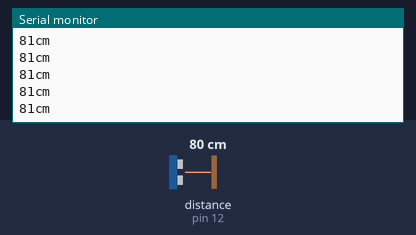
The sketch below on a simulated Arduino Uno, built with avr-gcc and run on an emulated ATmega328P. On the bench: the last lines printed to the serial monitor. The inputs (shaded band) are chosen by the test bench; at power-on: distance to the obstacle (sensor on pin 12) 80 cm. The echo pulse lasts 58.3 µs per cm.

Above: at 1.2 s.
1.3 s: distance to the obstacle (sensor on pin 12) set to 2 cm
At 1.34 s:
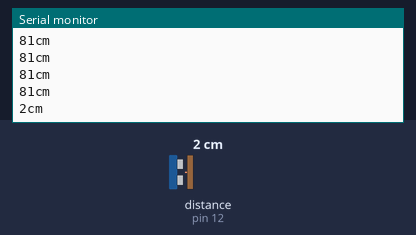
2.8 s: distance to the obstacle (sensor on pin 12) set to 4 cm
At 2.82 s:
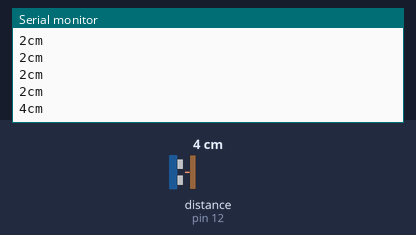
Timing chart, 0 to 5.8 s (numbered marks = the images above; inputs shaded):
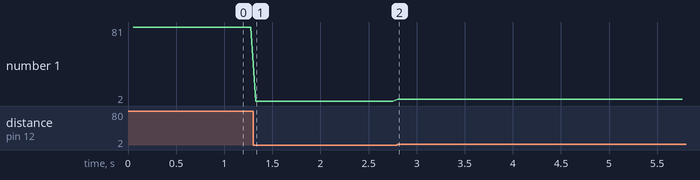

Measured:
- after the input at 1.3 s, the serial monitor: prints a new line at once (image 1)
- after the input at 2.8 s, the serial monitor: prints a new line at once (image 2)
- plotted number 1: 81 → 2 after the input at 1.3 s, 2 → 4 after the input at 2.8 s

The sketch:

Sonar2.ino
```cpp
#include <NewPing.h>

#define TRIGGER_PIN 11
#define ECHO_PIN 12
#define MAX_DISTANCE 400

// NewPing setup dos pins and distancia maxima
NewPing sonar(TRIGGER_PIN, ECHO_PIN, MAX_DISTANCE);

void setup() {
   Serial.begin(9600);
}

void loop() {
   delay(50);
   unsigned int distance = sonar.ping_cm();

   //Ignora quando há retorno inválido = 0
   if (distance != 0){
     Serial.print(distance);
     Serial.println("cm");
   }
}
```
